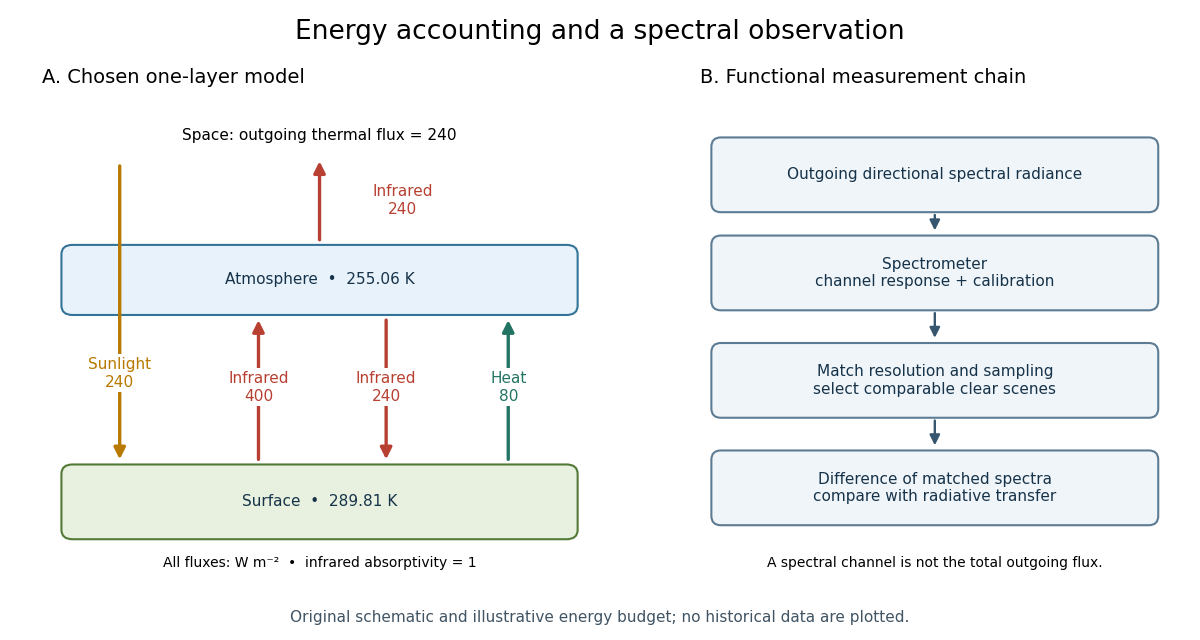

This figure's Python source:
"""Original climate bookkeeping diagram; Python 3.14, matplotlib 3.10.7.

Run from _media; the PNG is written to the current working directory.
Fluxes are stipulated model values, not measurements.
"""

from pathlib import Path

import matplotlib.pyplot as plt
from matplotlib.patches import FancyArrowPatch, FancyBboxPatch


def arrow(ax, start, end, color, text, xytext):
    ax.add_patch(FancyArrowPatch(start, end, arrowstyle="-|>",
                                mutation_scale=17, linewidth=2.4, color=color))
    ax.text(*xytext, text, color=color, ha="center", va="center", fontsize=11,
            bbox={"facecolor": "white", "edgecolor": "none", "pad": 2})


def box(ax, xy, width, height, label, face, edge):
    ax.add_patch(FancyBboxPatch(xy, width, height,
                               boxstyle="round,pad=0.015,rounding_size=0.02",
                               facecolor=face, edgecolor=edge, linewidth=1.5))
    ax.text(xy[0] + width / 2, xy[1] + height / 2, label,
            ha="center", va="center", fontsize=11, color="#16334a")


def main():
    plt.rcParams.update({"font.family": "DejaVu Sans", "font.size": 11})
    fig, (left, right) = plt.subplots(1, 2, figsize=(12, 6.4), dpi=100,
                                    gridspec_kw={"width_ratios": [1.18, 1]})
    fig.patch.set_facecolor("white")
    for ax in (left, right):
        ax.set(xlim=(0, 1), ylim=(0, 1))
        ax.axis("off")
    fig.suptitle("Energy accounting and a spectral observation", fontsize=19, y=0.97)
    left.set_title("A. Chosen one-layer model", fontsize=14, pad=14, loc="left")
    right.set_title("B. Functional measurement chain", fontsize=14, pad=14, loc="left")

    box(left, (0.05, 0.08), 0.90, 0.13,
        "Surface  •  289.81 K", "#e8f1df", "#527937")
    box(left, (0.05, 0.56), 0.90, 0.12,
        "Atmosphere  •  255.06 K", "#e8f2fa", "#337398")
    left.text(0.5, 0.92, "Space: outgoing thermal flux = 240", ha="center", fontsize=11)
    arrow(left, (0.14, 0.87), (0.14, 0.23), "#b87900", "Sunlight\n240", (0.14, 0.42))
    arrow(left, (0.39, 0.23), (0.39, 0.54), "#b84032", "Infrared\n400", (0.39, 0.39))
    arrow(left, (0.62, 0.54), (0.62, 0.23), "#b84032", "Infrared\n240", (0.62, 0.39))
    arrow(left, (0.84, 0.23), (0.84, 0.54), "#247464", "Heat\n80", (0.84, 0.39))
    arrow(left, (0.50, 0.70), (0.50, 0.88), "#b84032", "Infrared\n240", (0.65, 0.79))
    left.text(0.5, 0.015, "All fluxes: W m⁻²  •  infrared absorptivity = 1",
              ha="center", va="center", fontsize=10)

    labels = [
        (0.78, "Outgoing directional spectral radiance"),
        (0.57, "Spectrometer\nchannel response + calibration"),
        (0.34, "Match resolution and sampling\nselect comparable clear scenes"),
        (0.11, "Difference of matched spectra\ncompare with radiative transfer"),
    ]
    for y, label in labels:
        box(right, (0.04, y), 0.92, 0.13, label, "#f0f5f9", "#5d7c94")
    for top, bottom in zip(labels, labels[1:]):
        right.add_patch(FancyArrowPatch((0.50, top[0] - 0.015),
                                       (0.50, bottom[0] + 0.15),
                                       arrowstyle="-|>", mutation_scale=15,
                                       color="#35566e", linewidth=1.7))
    right.text(0.5, 0.015, "A spectral channel is not the total outgoing flux.",
               ha="center", va="center", fontsize=10)
    fig.text(0.5, 0.028,
             "Original schematic and illustrative energy budget; no historical data are plotted.",
             ha="center", fontsize=11, color="#405464")
    fig.subplots_adjust(left=0.035, right=0.975, bottom=0.11, top=0.84, wspace=0.20)
    fig.savefig(Path.cwd() / (Path(__file__).stem + ".png"),
                facecolor="white", transparent=False)
    plt.close(fig)


if __name__ == "__main__":
    main()
